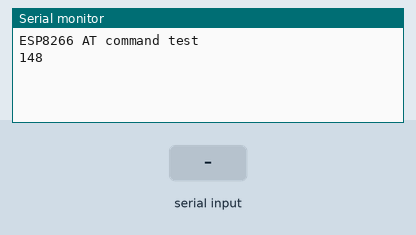
Bench run of a sketch on a simulated Arduino Mega 2560, built with avr-gcc and run on an emulated ATmega2560. Shown: the last lines printed to the serial monitor. Inputs (shaded band) come from the test bench.

Above: at 1.2 s.
1.3 s: "1" received over the second serial link
At 2.2 s:
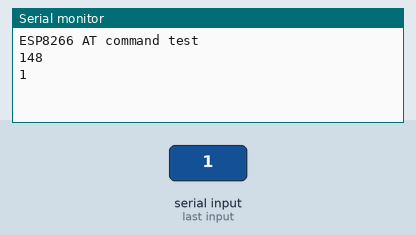
2.8 s: "0" received over the second serial link
At 3.3 s:
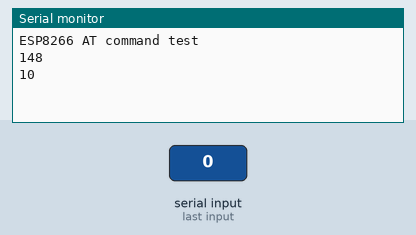

Measured:
- after the input at 1.3 s, the serial monitor: prints a new line at once (image 1)
- after the input at 2.8 s, the serial monitor: prints a new line at once (image 2)

The sketch:

test_wifi.ino
```cpp
#include"WiFiEsp.h"
#include <ArduinoJson.h>
const char *data1 = "GET /data/2.5/weather?lat=35.8219&lon=128.526&appid=c93ce0a8d46208ba777030a7b68f4947&units=metric";
String data2 = "GET /data/2.5/weather?lat=35.8219&lon=128.526&appid=c93ce0a8d46208ba777030a7b68f4947&units=metric\r\nHost: api.openweathermap.org\r\nConnection: close\r\n";
void setup()
{
  // Open Serial1 communications and wait for port to open:
  Serial3.begin(9600);
  Serial3.setTimeout(5000);
  Serial.begin(9600);
  Serial.println("ESP8266 AT command test");
  Serial.println(data2.length());
}

void loop()
{
  // Wifi –> Data –> Serial
  if (Serial3.available()) {
    Serial.write(Serial3.read());
  }
  // Serial –> Data –> Wifi
  if (Serial.available()) {
    Serial3.write(Serial.read());
  }
}
```
